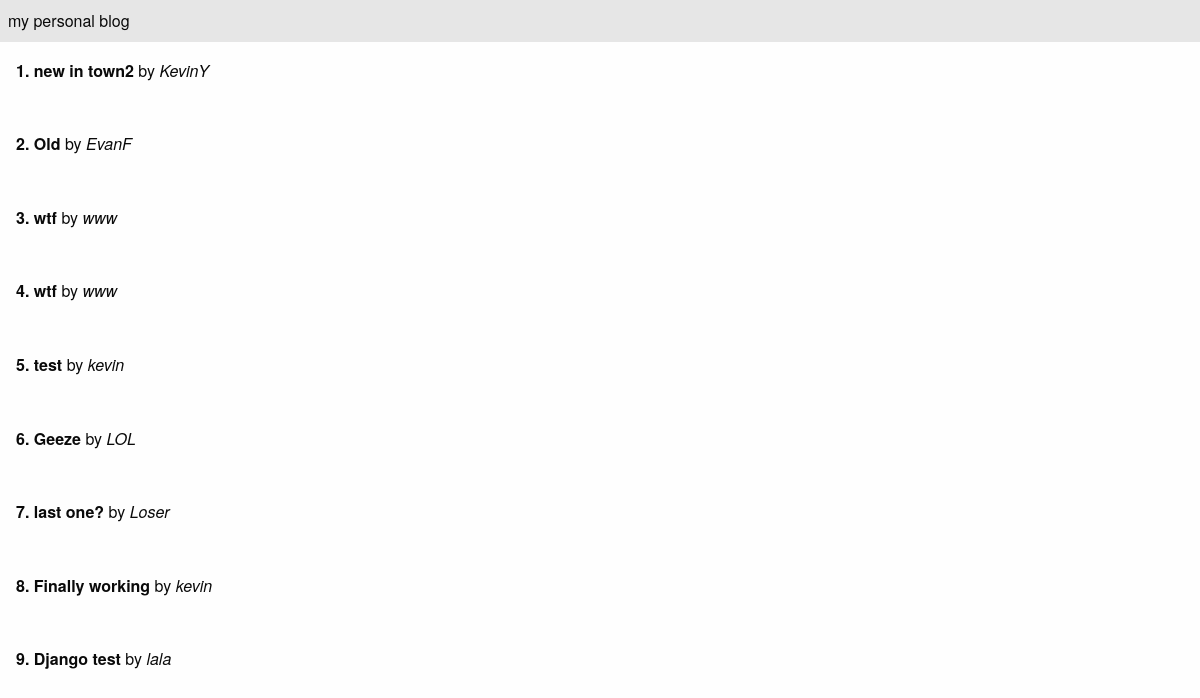
/posts/, run on the app's committed database.
### blog/models.py (models this page shows)
class Blogpost(models.Model):
    title = models.CharField(max_length=240)
    author = models.CharField(max_length=240, db_index=True)
    body = models.TextField()
    published = models.BooleanField(default=False)
    created_at = models.DateTimeField(auto_now_add=True)
    updated_at = models.DateTimeField(auto_now=True)

### blog/views.py (the view)
# urls.py: path('posts/', BlogpostView.as_view(), name='posts'),
class BlogpostView(TemplateView):
    template_name = 'blog/index.html'
    def get(self, request):
        posts = Blogpost.objects.all()
        response = [
            {'id':p.id,
             'title':p.title,
             'author':p.author,
             'body':p.body} for p in posts
        ]
        return self.render_to_response({'posts':response})

### templates/blog/index.html
{%  extends "base.html" %}
{%  block content %}
    {%  for p in posts %}
        <div class="tabs-panel is-active">
        <p>
        <b> {{ p.id }}. {{ p.title }}</b> by <i> {{ p.author }}</i>
        </p>
        </div>
    {%  endfor %}
{%  endblock %}

### templates/base.html (shortened to what this page needs)
<!DOCTYPE html>
<html lang="en">
<head>
    <link rel="stylesheet" href="https://cdnjs.cloudflare.com/ajax/libs/foundation/6.4.3/css/foundation.min.css">
 </head>
<body>
   <div class="top-bar">
        <div class="top-bar-left">
            <ul class="dropdown menu" data-dropdown-menu
                <li class="menu-text">my personal blog</li>
        </div>
    </div>
{%  block content %}
{%  endblock %}
</body>
</html>

### data on the page
Blogpost: title "new in town2", author "KevinY"
Blogpost: title "Old", author "EvanF"
Blogpost: title "wtf", author "www"
Blogpost: title "wtf", author "www"
Blogpost: title "test", author "kevin"
Blogpost: title "Geeze", author "LOL"
Blogpost: title "last one?", author "Loser"
Blogpost: title "Finally working", author "kevin"
Blogpost: title "Django test", author "lala"

### other printed values
{{ p.id }} "1" "2" "3" "4" "5" "6" "7" "8" "9"
